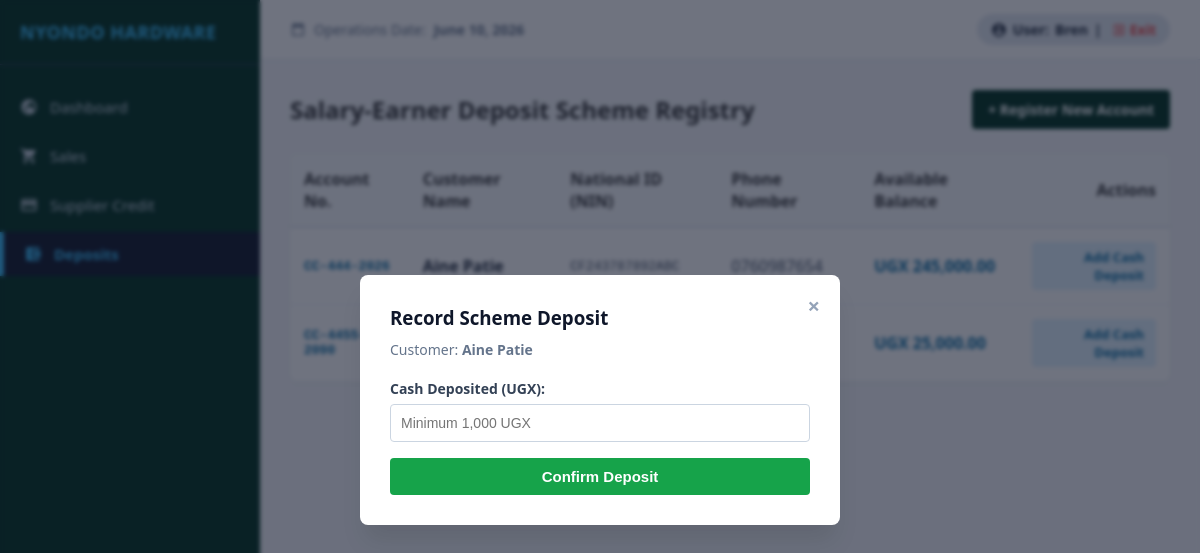
Screenshot of /deposits/?top_up_id=1 (signed in) with the database file from the repository.
### web/models.py (models this page shows, shortened)
class User(AbstractUser):
    ROLE_CHOICES = [
        ('ADMIN', 'Accounts / Admin'),
        ('SALES', 'Sales Attendant'),
        ('STOCK', 'Store Manager'),
    ]
    role = models.CharField(max_length=20, choices=ROLE_CHOICES, default='SALES')

class DepositAccount(models.Model):
    account_number = models.CharField(max_length=20, unique=True, verbose_name="Scheme Account Number")
    customer_name = models.CharField(max_length=255, verbose_name="Salary Earner Name")
    phone_number = models.CharField(max_length=15, unique=True)
    national_id_nin = models.CharField(max_length=14, unique=True, verbose_name="National ID (NIN)")
    current_balance = models.DecimalField(max_digits=12, decimal_places=2, default=0.00, verbose_name="Available Balance (UGX)")
    date_registered = models.DateTimeField(auto_now_add=True)

### web/views.py (the view, shortened to what this page needs)
# urls.py: path('deposits/', views.deposit, name='deposit'),
@require_role('SALES', 'ADMIN')
def deposit(request):
    accounts = DepositAccount.objects.all().order_by('customer_name')
    context = {
        'accounts': accounts,
        'today': timezone.now(),
    }
    top_up_id = request.GET.get('top_up_id')
    if top_up_id:
        context['target_account'] = get_object_or_404(DepositAccount, id=top_up_id)
        context['display_top_up_modal'] = True
    return render(request, 'deposits.html', context)

### web/views.py (called while the page is built)
def require_role(*allowed_roles):
    def decorator(view_func):
        @wraps(view_func)
        def wrapper(request, *args, **kwargs):
            if not request.user.is_authenticated:
                return redirect('login')
            user_role = str(getattr(request.user, 'role', '')).upper()
            if 'ADMIN' in user_role:
                return view_func(request, *args, **kwargs)
            for allowed in allowed_roles:
                if allowed.upper() in user_role:
                    return view_func(request, *args, **kwargs)
            messages.error(request, "Access denied: Redirected to your authorized department.")
            return redirect(role_home(user_role))
        return wrapper
    return decorator

### web/templates/deposits.html (shortened to what this page needs)
{% extends 'base.html' %}
{% load humanize %}
{% block active_deposits %}active{% endblock %}
{% block content %}
    <div style="display: flex; justify-content: space-between; align-items: center; margin-bottom: 25px;">
        <h2>Salary-Earner Deposit Scheme Registry</h2>
        <a href="?show_modal=add_account" class="btn" style="background: #013220; color: white;">+ Register New Account</a>
    </div>
    <table style="width: 100%; border-collapse: collapse; background: white; border-radius: 8px; overflow: hidden; box-shadow: 0 1px 3px rgba(0,0,0,0.05);">
        <thead>
            <tr style="background-color: #f8fafc; border-bottom: 2px solid #e2e8f0; text-align: left;">
                <th style="padding: 14px;">Account No.</th>
                <th style="padding: 14px;">Customer Name</th>
                <th style="padding: 14px;">National ID (NIN)</th>
                <th style="padding: 14px;">Phone Number</th>
                <th style="padding: 14px;">Available Balance</th>
                <th style="padding: 14px; text-align: right;">Actions</th>
            </tr>
        </thead>
        <tbody>
            {% for acc in accounts %}
            <tr style="border-bottom: 1px solid #f1f5f9;">
                <td style="padding: 14px; font-family: monospace; font-weight: bold; color: #0369a1;">{{ acc.account_number }}</td>
                <td style="padding: 14px; font-weight: 600; color: #1e293b;">{{ acc.customer_name }}</td>
                <td style="padding: 14px; font-family: monospace; color: #475569;">{{ acc.national_id_nin }}</td>
                <td style="padding: 14px; color: #475569;">{{ acc.phone_number }}</td>
                <td style="padding: 14px; font-weight: bold; color: #0369a1;">UGX {{ acc.current_balance|intcomma }}</td>
                <td style="padding: 14px; text-align: right;">
                    <a href="?top_up_id={{ acc.id }}" class="btn" style="background: #e0f2fe; color: #0369a1; padding: 6px 12px; font-size: 13px;"> Add Cash Deposit</a>
                </td>
            </tr>
            {% empty %}
            <tr>
                <td colspan="6" style="padding: 30px; text-align: center; color: #94a3b8;">
                    No salary earner accounts registered under this deposit scheme loop yet.
                </td>
            </tr>
            {% endfor %}
        </tbody>
    </table>
    {% if display_top_up_modal %}
    <div class="modal-overlay">
        <div class="modal-box">
            <a href="?" class="close-x">&times;</a>
            <h3 style="margin-bottom: 10px; color: #0f172a;">Record Scheme Deposit</h3>
            <p style="color: #64748b; font-size: 14px; margin-bottom: 20px;">
                Customer: <strong>{{ target_account.customer_name }}</strong>
            </p>
            <form method="POST" action="{% url 'deposit' %}">
                <div class="field">
                    <label>Cash Deposited (UGX):</label>
                    <input type="number" name="deposit_amount" min="1000" placeholder="Minimum 1,000 UGX">
                </div>
                <button type="submit" class="btn" style="background: #16a34a; color: white; width: 100%; font-size: 15px;">
                    Confirm Deposit
                </button>
            </form>
        </div>
    </div>
    {% endif %}
{% endblock %}

### web/templates/base.html (shortened to what this page needs)
<!DOCTYPE html>
<html lang="en">
<head>
</head>
<body>
    <div class="sidebar">
        <div class="sidebar-brand">NYONDO HARDWARE</div>
        <ul class="sidebar-menu">
            {% if user.is_authenticated %}
                <li class="{% block active_dashboard %}{% endblock %}">
                    <a href="{% url 'admin_dashboard' %}">
                        Dashboard
                    </a>
                </li>
                {% if user.role == 'ADMIN' or user.role == 'SALES' %}
                    <li class="{% block active_sales %}{% endblock %}">
                        <a href="{% url 'sales' %}">
                            Sales
                        </a>
                    </li>
                    <li class="{% block active_credit %}{% endblock %}">
                        <a href="{% url 'credit' %}">
                            <svg viewBox="0 0 24 24"><path d="M20 4H4c-1.11 0-1.99.89-1.99 2L2 18c0 1.11.89 2 2 2h16c1.11 0 2-.89 2-2V6c0-1.11-.89-2-2-2zm0 14H4v-6h16v6zm0-10H4V6h16v2z"/></svg>
                            Supplier Credit
                        </a>
                    </li>
                    <li class="{% block active_deposits %}{% endblock %}">
                        <a href="{% url 'deposit' %}">
                            <svg viewBox="0 0 24 24"><path d="M21 18v1c0 1.1-.9 2-2 2H5c-1.11 0-2-.9-2-2V5c0-1.1.89-2 2-2h14c1.1 0 2 .9 2 2v1h-9c-1.11 0-2 .9-2 2v8c0 1.1.89 2 2 2h9zm-9-2h10V8H12v8zm4-2.5c-.83 0-1.5-.67-1.5-1.5s.67-1.5 1.5-1.5 1.5 0.67 1.5 1.5-.67 1.5-1.5 1.5z"/></svg>
                            Deposits
                        </a>
                    </li>
                {% endif %}
            {% endif %}
        </ul>
    </div>
    <div class="main-container">
        <header class="top-navbar">
            <div class="system-date">
                <svg viewBox="0 0 24 24"><path d="M19 3h-1V1h-2v2H8V1H6v2H5c-1.11 0-1.99.9-1.99 2L3 19c0 1.1.89 2 2 2h14c1.1 0 2-.9 2-2V5c0-1.1-.9-2-2-2zm0 16H5V8h14v11z"/></svg>
                Operations Date: <strong>{{ today|date:"F j, Y" }}</strong>
            </div>
            <div class="user-profile">
                <svg viewBox="0 0 24 24"><path d="M12 2C6.48 2 2 6.48 2 12s4.48 10 10 10 10-4.48 10-10S17.52 2 12 2zm0 3c1.66 0 3 1.34 3 3s-1.34 3-3 3-3-1.34-3-3 1.34-3 3-3zm0 14.2c-2.5 0-4.71-1.28-6-3.22.03-1.99 4-3.08 6-3.08 1.99 0 5.97 1.09 6 3.08-1.29 1.94-3.5 3.22-6 3.22z"/></svg>
                User:
                <strong>
                    {% if user.is_authenticated %}
                        {{ user.get_full_name|default:user.username }}
                    {% else %}
                        System Guest
                    {% endif %}
                </strong> |
                <a href="{% url 'logout' %}" class="logout-link">
                    <svg viewBox="0 0 24 24"><path d="M10.09 15.59L11.5 17l5-5-5-5-1.41 1.41L12.67 11H3v2h9.67l-2.58 2.59zM19 3H5c-1.11 0-2 .9-2 2v4h2V5h14v14H5v-4H3v4c0 1.1.89 2 2 2h14c1.1 0 2-.9 2-2V5c0-1.1-.9-2-2-2z"/></svg>
                    Exit
                </a>
            </div>
        </header>
        <main class="content-body">
            {% block content %}
            {% endblock %}
        </main>
    </div>
</body>
</html>

### web/templates/base.html (style rules this page uses)
* { box-sizing: border-box; margin: 0; padding: 0; }
body { font-family: 'Segoe UI', Tahoma, Geneva, Verdana, sans-serif; background-color: #f4f6f9; color: #333; display: flex; height: 100vh; overflow: hidden; }
.sidebar { width: 260px; background-color:#013220; color: #fff; display: flex; flex-direction: column; padding: 20px 0; }
.sidebar-brand { padding: 0 20px 20px 20px; border-bottom: 1px solid #334155; font-size: 18px; font-weight: bold; letter-spacing: 0.5px; color: #38bdf8; }
.sidebar-menu { list-style: none; margin-top: 20px; display: flex; flex-direction: column; gap: 5px; }
.sidebar-menu a { display: flex; align-items: center; padding: 12px 20px; color: #cbd5e1; text-decoration: none; font-weight: 500; font-size: 15px; transition: all 0.2s ease; }
.sidebar-menu a svg { margin-right: 12px; width: 18px; height: 18px; fill: currentColor; flex-shrink: 0; }
.sidebar-menu li.active a { background-color: #0f172a; color: #38bdf8; border-left: 4px solid #38bdf8; font-weight: bold; }
.main-container { flex: 1; display: flex; flex-direction: column; overflow: hidden; }
.top-navbar { height: 60px; background-color: #fff; border-bottom: 1px solid #e2e8f0; display: flex; align-items: center; justify-content: space-between; padding: 0 30px; }
.system-date { font-size: 14px; color: #64748b; font-weight: 500; display: flex; align-items: center; gap: 8px; }
.system-date svg { width: 16px; height: 16px; fill: #64748b; }
.user-profile { font-size: 14px; font-weight: bold; color: #1e293b; background: #e2e8f0; padding: 6px 14px; border-radius: 20px; display: flex; align-items: center; gap: 6px; }
.user-profile svg { width: 16px; height: 16px; fill: #1e293b; }
.logout-link { color: #ef4444; margin-left: 4px; font-weight: bold; text-decoration: none; transition: color 0.2s; display: inline-flex; align-items: center; gap: 4px; }
.logout-link svg { width: 14px; height: 14px; fill: currentColor; }
.content-body { flex: 1; padding: 30px; overflow-y: auto; }
.btn { padding: 10px 16px; text-decoration: none; font-weight: bold; display: inline-block; border: none; cursor: pointer; border-radius: 4px; font-size: 14px; transition: background 0.2s; }
.modal-overlay { position: fixed; top: 0; left: 0; width: 100%; height: 100%; background: rgba(15, 23, 42, 0.6); display: flex; justify-content: center; align-items: center; z-index: 1000; backdrop-filter: blur(2px); }
.modal-box { background: white; padding: 30px; border-radius: 8px; width: 480px; position: relative; max-height: 90vh; overflow-y: auto; box-shadow: 0 20px 25px -5px rgba(0, 0, 0, 0.1); }
.close-x { position: absolute; top: 15px; right: 20px; font-size: 22px; color: #94a3b8; text-decoration: none; font-weight: bold; }
.field { margin-bottom: 16px; }
.field label { display: block; margin-bottom: 6px; font-weight: 600; font-size: 14px; color: #334155; }
.field input, .field select, .field textarea { width: 100%; padding: 10px; border: 1px solid #cbd5e1; border-radius: 4px; font-size: 14px; color: #1e293b; outline: none; }

### rows the page displays
User: get_full_name "Bren"
DepositAccount: account_number "CC-444-2026", customer_name "Aine Patie", national_id_nin "CF243787892ABC", phone_number "0760987654", current_balance "245,000.00"
DepositAccount: account_number "CC-4455-2090", current_balance "25,000.00"
